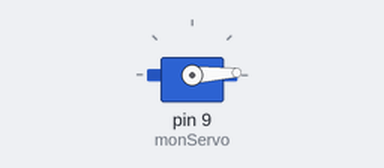
Recording of a sketch running on a simulated Arduino Uno, built with avr-gcc and run on an emulated ATmega328P. On the bench: servo.

Above: at 0.05 s.
At 1.3 s:
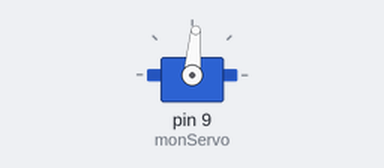
At 2.6 s:
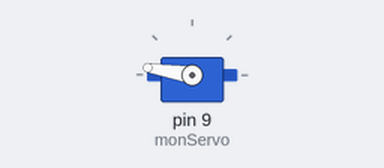
At 5.2 s:
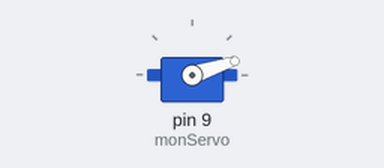
Timing chart, 0 to 7.1 s (numbered marks = the images above):
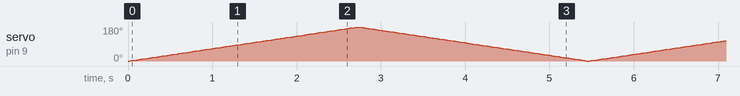

The sketch:

servomoteur.ino
```cpp
#include <Servo.h>  // on inclut la bibliothèque pour piloter un servomoteur

Servo monServo;  // on crée l'objet monServo

void setup()
{
    monServo.attach(9); // on définit le Pin utilisé par le servomoteur
}

void loop()
{
    for (int position = 0; position <=180; position ++){ // on crée une variable position qui prend des valeurs entre 0 à 180 degrés
        monServo.write(position);  // le bras du servomoteur prend la position de la variable position
        delay(15);  // on attend 15 millisecondes
    }

    for (int position = 180; position >=0; position --){ // cette fois la variable position passe de 180 à 0°
        monServo.write(position);  // le bras du servomoteur prend la position de la variable position
        delay(15);  // le bras du servomoteur prend la position de la variable position
    }
}
```
